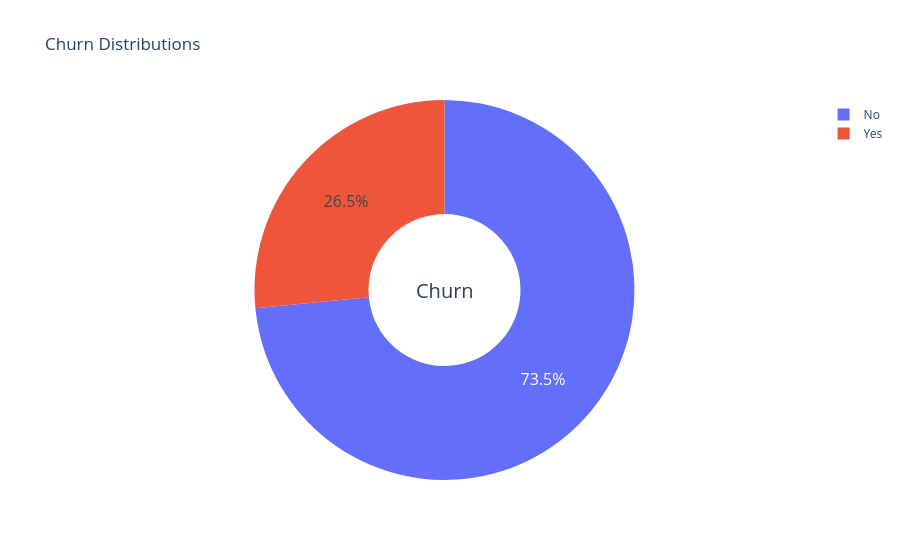

Notebook code cell kept with this figure:
### Code cell
import plotly.graph_objects as go

# Assuming df is your DataFrame containing the 'Churn' column

churn_types = ["No", "Yes"]  # Change variable name from 'type_' to 'churn_types'

fig = go.Figure()

fig.add_trace(go.Pie(labels=churn_types, values=df['Churn'].value_counts(), name="Churn"))

# Use `hole` to create a donut-like pie chart
fig.update_traces(hole=0.4, hoverinfo="label+percent+name", textfont_size=16)

fig.update_layout(
    title_text="Churn Distributions",
    # Add annotations in the center of the donut pies.
    annotations=[dict(text='Churn', x=0.5, y=0.5, font_size=20, showarrow=False)]
)

fig.show()

### Figure 1 — Plotly figure (JSON) as saved in the notebook; plotly's stock layout.template omitted (floating-point values rounded to 4 significant figures)
{"data": [{"hole": 0.4, "hoverinfo": "label+percent+name", "labels": ["No", "Yes"], "name": "Churn", "textfont": {"size": 16}, "type": "pie", "values": [5174, 1869]}], "layout": {"annotations": [{"font": {"size": 20}, "showarrow": false, "text": "Churn", "x": 0.5, "y": 0.5}], "title": {"text": "Churn Distributions"}}}
